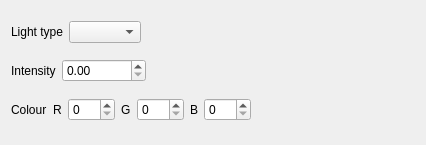
<?xml version="1.0" encoding="UTF-8"?>
<ui version="4.0">
 <class>Light</class>
 <widget class="QWidget" name="Light">
  <property name="geometry">
   <rect>
    <x>0</x>
    <y>0</y>
    <width>426</width>
    <height>145</height>
   </rect>
  </property>
  <property name="windowTitle">
   <string>Form</string>
  </property>
  <layout class="QVBoxLayout" name="verticalLayout">
   <item>
    <layout class="QVBoxLayout" name="verticalLayout_2">
     <item>
      <layout class="QHBoxLayout" name="horizontalLayout">
       <item>
        <widget class="QLabel" name="label">
         <property name="text">
          <string>Light type</string>
         </property>
        </widget>
       </item>
       <item>
        <widget class="QComboBox" name="ComboLightType">
         <property name="minimumSize">
          <size>
           <width>51</width>
           <height>0</height>
          </size>
         </property>
         <property name="baseSize">
          <size>
           <width>9</width>
           <height>0</height>
          </size>
         </property>
        </widget>
       </item>
       <item>
        <spacer name="horizontalSpacer">
         <property name="orientation">
          <enum>Qt::Horizontal</enum>
         </property>
         <property name="sizeHint" stdset="0">
          <size>
           <width>40</width>
           <height>20</height>
          </size>
         </property>
        </spacer>
       </item>
      </layout>
     </item>
    </layout>
   </item>
   <item>
    <layout class="QHBoxLayout" name="horizontalLayout_2">
     <item>
      <widget class="QLabel" name="label_2">
       <property name="text">
        <string>Intensity</string>
       </property>
      </widget>
     </item>
     <item>
      <widget class="QDoubleSpinBox" name="Intensity">
       <property name="maximum">
        <double>99999999.000000000000000</double>
       </property>
       <property name="singleStep">
        <double>1.000000000000000</double>
       </property>
      </widget>
     </item>
     <item>
      <spacer name="horizontalSpacer_2">
       <property name="orientation">
        <enum>Qt::Horizontal</enum>
       </property>
       <property name="sizeHint" stdset="0">
        <size>
         <width>40</width>
         <height>20</height>
        </size>
       </property>
      </spacer>
     </item>
    </layout>
   </item>
   <item>
    <layout class="QHBoxLayout" name="horizontalLayout_3">
     <item>
      <widget class="QLabel" name="label_3">
       <property name="text">
        <string>Colour</string>
       </property>
      </widget>
     </item>
     <item>
      <widget class="QLabel" name="label_4">
       <property name="text">
        <string>R</string>
       </property>
      </widget>
     </item>
     <item>
      <widget class="QSpinBox" name="ColorR">
       <property name="maximum">
        <number>255</number>
       </property>
      </widget>
     </item>
     <item>
      <widget class="QLabel" name="label_5">
       <property name="text">
        <string>G</string>
       </property>
      </widget>
     </item>
     <item>
      <widget class="QSpinBox" name="ColorG">
       <property name="maximum">
        <number>255</number>
       </property>
      </widget>
     </item>
     <item>
      <widget class="QLabel" name="label_6">
       <property name="text">
        <string>B</string>
       </property>
      </widget>
     </item>
     <item>
      <widget class="QSpinBox" name="ColorB">
       <property name="maximum">
        <number>255</number>
       </property>
      </widget>
     </item>
     <item>
      <spacer name="horizontalSpacer_3">
       <property name="orientation">
        <enum>Qt::Horizontal</enum>
       </property>
       <property name="sizeHint" stdset="0">
        <size>
         <width>40</width>
         <height>20</height>
        </size>
       </property>
      </spacer>
     </item>
    </layout>
   </item>
  </layout>
 </widget>
 <resources/>
 <connections/>
</ui>
